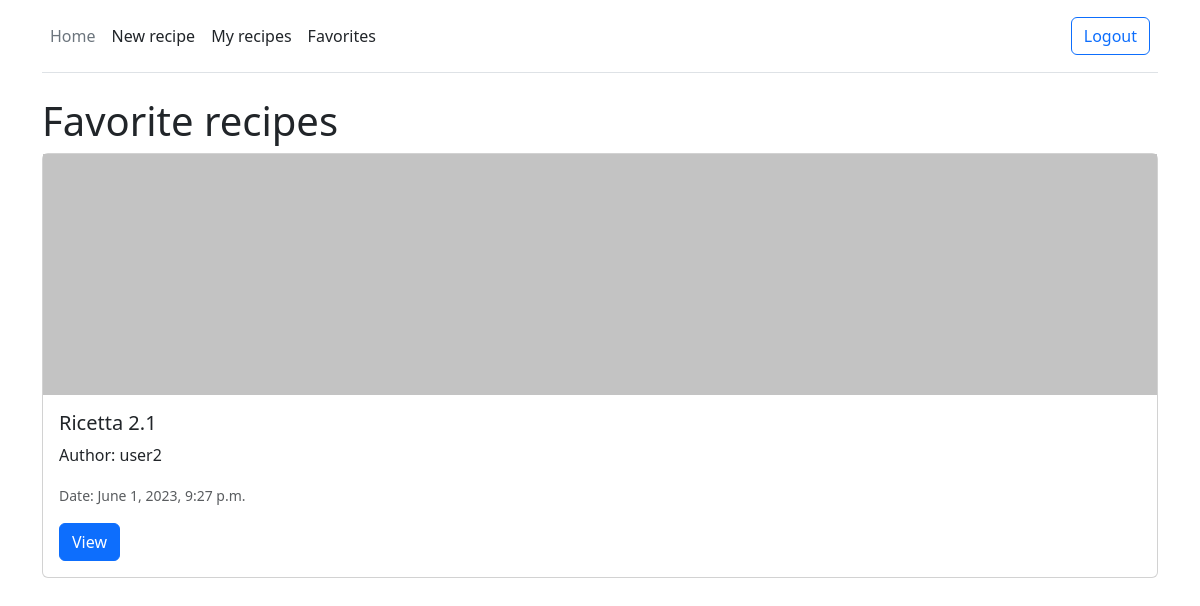
Screenshot of /favorite/ (signed in) with the database file from the repository.
### recipes/models.py (models this page shows, shortened)
class Recipe(models.Model):
    title = models.CharField(max_length=100)
    description = models.TextField()
    category = models.ForeignKey('categories.Category', on_delete=models.CASCADE)
    author = models.ForeignKey(User, on_delete=models.CASCADE, null=True)
    date = models.DateTimeField(auto_now_add=True, null=True)
    favorite = models.ManyToManyField(User, related_name='favorite', blank=True)
    photo = models.ImageField(upload_to='images/', null=True, blank=True)

### recipes/views.py (the view)
# urls.py: path('favorite/',ViewFavorites, name='view_favorites'),
@login_required
def ViewFavorites(request):
    favorite_recipe = request.user.favorite.all()
    return render(request, 'view_favorites.html', {'recipe': favorite_recipe})

### templates/view_favorites.html (shortened to what this page needs)
{% extends 'base.html' %}
{% block content %}
    <h1>Favorite recipes</h1>
    {% for recipe in recipe %}
        <div class="card">
            {% if recipe.photo %}
                <img src="{{ recipe.photo.url }}" alt="{{ recipe.title }}"/>
            {% endif %}
            <div class="card-body">
                <h5 class="card-title">{{ recipe.title }}</h5>
                <p class="card-text">Author: {{ recipe.author }}</p>
                <p class="card-text"><small class="text-muted">Date: {{ recipe.date }}</small></p>
                <a href="{% url 'view_recipe' recipe.id %}" class="btn btn-primary">View</a>
            </div>
        </div>
        <br>
    {% empty %}
        <h5>no recipe available.</h5>
    {% endfor %}
{% endblock %}

### rows the page displays
Recipe: photo (picture), title "Ricetta 2.1", author "user2", date "June 1, 2023, 9:27 p.m."
